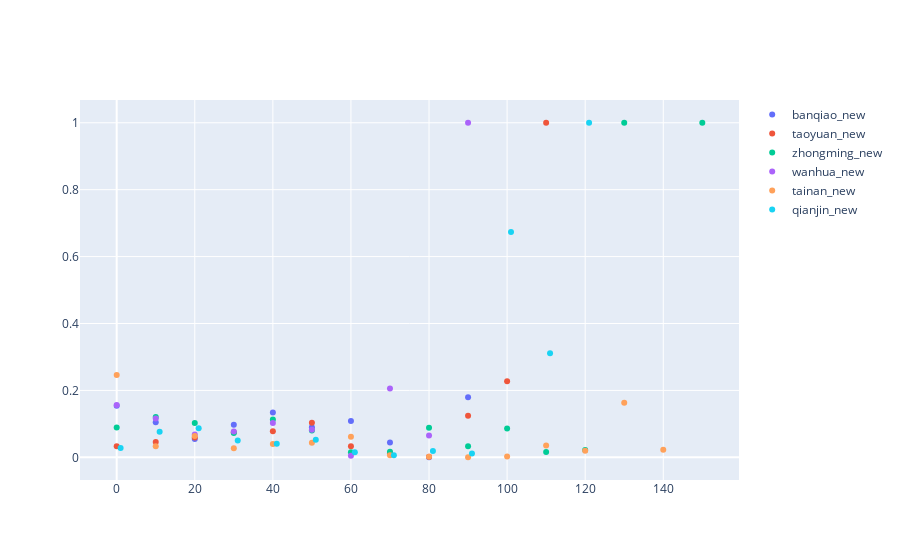

The notebook cell saved with this chart:
### Code cell
fig2 = go.Figure()
Feature = "PM2.5"
# "PM2.5", "Temperature", "EPA_PM2.5", "HR", "Humidity"
Score = "R2"
# "correlation", "error_rate", "R2", "MSE", "RMSE", "MAE", "covariance"
for site in NEW_SITES:
    DF_score = pd.read_csv( "score_ana/"+ site +"/"+ Feature +".csv",index_col=0 )
    fig2.add_trace(go.Scatter(y=DF_score.loc[Score], x=DF_score.loc[Score].index,
                        mode='markers',
                        name=site))
fig2.show()

### Figure 1 — Plotly figure (JSON) as saved in the notebook; plotly's stock layout.template omitted (floating-point values rounded to 4 significant figures)
{"data": [{"mode": "markers", "name": "banqiao_new", "type": "scatter", "x": ["0", "10", "20", "30", "40", "50", "60", "70", "80", "90"], "y": [0.1539, 0.1049, 0.05502, 0.09737, 0.1341, 0.08962, 0.1085, 0.04441, 0.0002835, 0.1797]}, {"mode": "markers", "name": "taoyuan_new", "type": "scatter", "x": ["0", "10", "20", "30", "40", "50", "60", "70", "80", "90", "100", "110"], "y": [0.03351, 0.04619, 0.05944, 0.07501, 0.07789, 0.1037, 0.03323, 0.01181, 0.001915, 0.124, 0.2275, 1]}, {"mode": "markers", "name": "zhongming_new", "type": "scatter", "x": ["0", "10", "20", "30", "40", "50", "60", "70", "80", "90", "100", "110", "120", "130", "150"], "y": [0.08916, 0.1208, 0.1027, 0.07251, 0.1133, 0.08057, 0.01498, 0.01644, 0.08834, 0.03297, 0.08632, 0.01615, 0.02203, 1, 1]}, {"mode": "markers", "name": "wanhua_new", "type": "scatter", "x": ["0", "10", "20", "30", "40", "50", "60", "70", "80", "90"], "y": [0.1563, 0.1162, 0.06809, 0.07741, 0.1027, 0.08234, 0.00475, 0.2058, 0.06527, 1]}, {"mode": "markers", "name": "tainan_new", "type": "scatter", "x": ["0", "10", "20", "30", "40", "50", "60", "70", "80", "90", "100", "110", "120", "130", "140"], "y": [0.2464, 0.03311, 0.06402, 0.02692, 0.03965, 0.0437, 0.06125, 0.00596, 0.001427, 0.0003354, 0.002623, 0.03563, 0.01947, 0.1631, 0.02235]}, {"mode": "markers", "name": "qianjin_new", "type": "scatter", "x": ["1", "11", "21", "31", "41", "51", "61", "71", "81", "91", "101", "111", "121"], "y": [0.02808, 0.07629, 0.08702, 0.05007, 0.04049, 0.05263, 0.01532, 0.006042, 0.01897, 0.01135, 0.6738, 0.3108, 1]}], "layout": {}}
